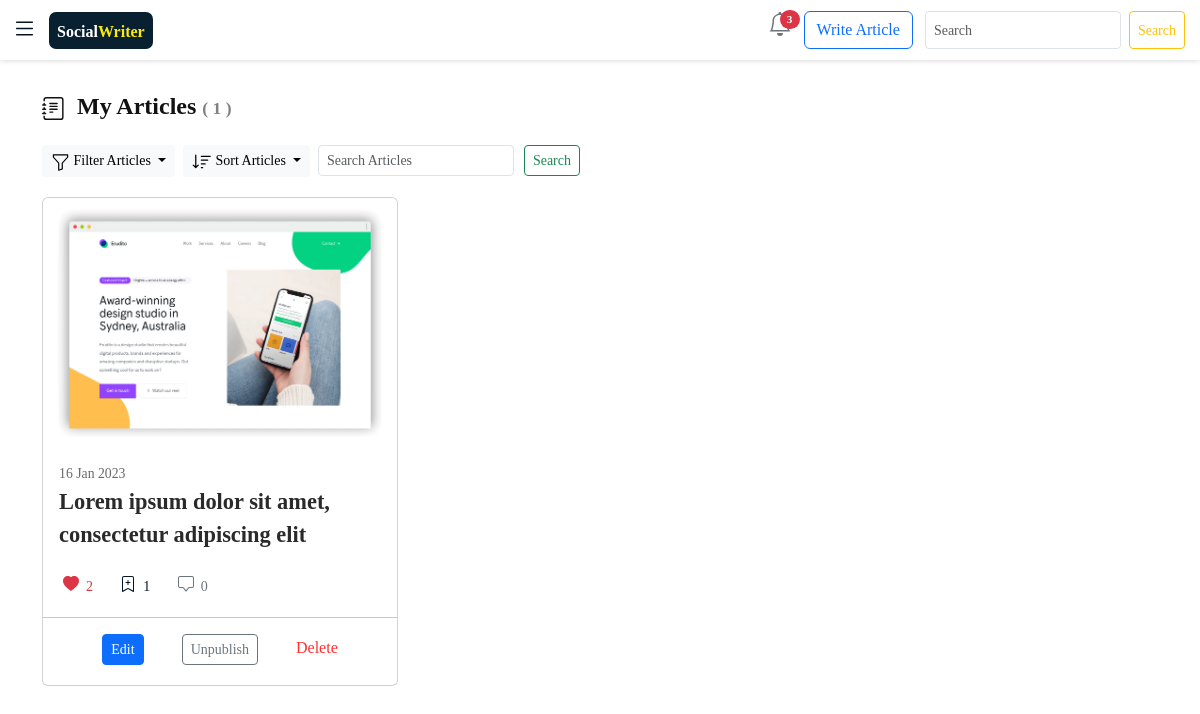
/user_entries/ (signed in), run on an earlier commit of the app's database.
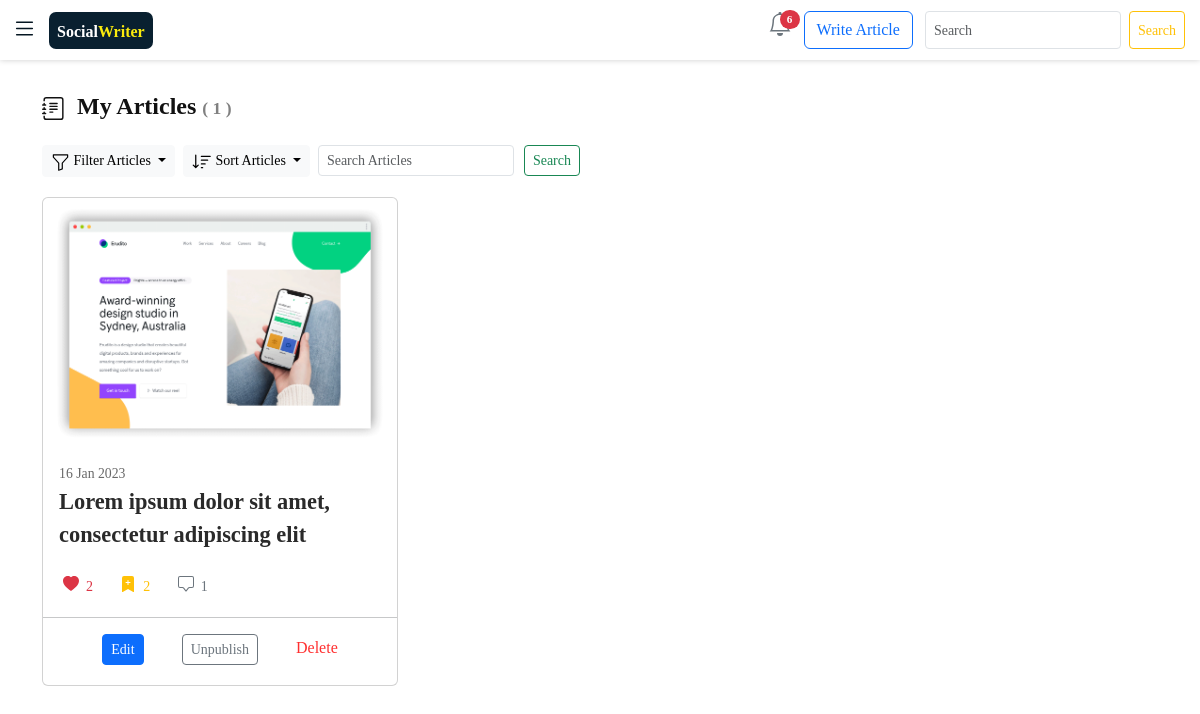
And on a later commit of the database.
### blogyapp/models.py (models this page shows, shortened)
class Entry(models.Model):
    profile = models.ForeignKey(Profile, on_delete=models.CASCADE , blank=True , null=True) # Entry attached to a specific profile
    thumbnail = models.ImageField(upload_to="blogyapp/images/articles_img", blank=True , null=True)
    uploaded = models.BooleanField(default=False)
    entry_title = models.TextField()
    introduction = models.TextField()
    text = HTMLField()
    date_added = models.DateTimeField(auto_now_add=True)
    popularity = models.IntegerField(default=0)
    likes = models.IntegerField(default=0)  # number of likes for each Article
    bookmarks = models.IntegerField(default=0)  # number of bookmarks for each Article ...
    class Meta:
        verbose_name_plural = 'entries'

### blogyapp/views.py (the view)
# urls.py: path('user_entries/', views.user_entries, name='user_entries'),
def user_entries(request):
    my_profile =Profile.objects.get(name =request.user)
    entries = Entry.objects.filter(profile = my_profile ).order_by("-date_added")
    form = request.POST
    search_text = request.POST.get('searchtext')
    if "all" in form :
        entries = Entry.objects.filter(profile = my_profile)
    if "published" in form :
        entries = Entry.objects.filter(profile = my_profile , uploaded = True )
    if "unpublished" in form :
        entries = Entry.objects.filter(profile = my_profile, uploaded = False )
    if "nameup" in form :
        entries = Entry.objects.filter(profile = my_profile).order_by("-entry_title")
    if "namedown" in form :
        entries = Entry.objects.filter(profile = my_profile).order_by("entry_title")
    if "dateup" in form :
        entries = Entry.objects.filter(profile = my_profile ).order_by("-date_added")
    if "datedown" in form :
        entries = Entry.objects.filter(profile = my_profile).order_by("date_added")
    if "searchtext" in form :
        entries = Entry.objects.filter(entry_title__contains = search_text ).order_by("-date_added")
    context = {  "entries":entries , }
    return render(request,"blogyapp/articles.html" , context)

### blogyapp/templatetags/read-time.py (called while the page is built)
def read(html):
    return readtime.of_html(html)

### blogyapp/templates/blogyapp/articles.html (shortened to what the changed rows need)
{% extends 'blogyapp/base.html' %}
{% load bootstrap5 %}
{% load read-time %}
{% block content %}
<head>
</head>
    <div class="container-fluid" style="width: 95%;">
  <br>
      <div class="row">
        {% for entry in entries %}
        <div class="col-md-4">
          <div class="card  ">
            <div  >
              <img style="width: 100%; height: 250px;" class="card-img-top" src="{{entry.thumbnail.url}}" alt="" >
            </div>
          <div class="card-body" style="height: 100px;overflow: hidden;">
            <div style="font-size:0.86rem;color: #696969;"> {{entry.date_added|date:"d M Y"}}</div>
            <a style="font-size: 1.4rem;color: rgb(42, 42, 42);font-weight: 600;" href="{% url 'blogyapp:read' entry.id %}">
              {{ entry.entry_title}}
            </a>
          </div>
     <br>
          <div class="d-flex container-fluid" >
            <div class="like" style="margin-right:0.3cm">
                <form class="d-flex " action="{% url 'blogyapp:like_unlike' entry.id %}" method='post'>
                    {% if entry in entry.profile.liked_articles.all %}
                    <button  class="btn btn-outline-danger btn-sm position-relative" name="submit" style="border: none;" >
                      <div class="d-flex">
                        <svg xmlns="http://www.w3.org/2000/svg" width="16" height="16" fill="currentColor" class="bi bi-heart-fill" viewBox="0 0 16 16">
                            <path fill-rule="evenodd" d="M8 1.314C12.438-3.248 23.534 4.735 8 15-7.534 4.736 3.562-3.248 8 1.314z"/>
                          </svg>
                          <span style="font-weight: 500;">
                           &nbsp;&nbsp;{{entry.likes}}
                          </span>
                        </div>
                    </button>
                    {% endif %}
                </form>
            </div>
            <div class="bookmark"  style="margin-right:0.3cm">
              <form action="{% url 'blogyapp:bookmark' entry.id %}" method='post'>
                  {% if entry in entry.profile.bookmarked_articles.all %}
                  <button class="btn btn-outline-warning btn-sm position-relative" name="submit" style="border: none;">
                    <div class="d-flex">
                      <span style="font-weight: 500;">
                      &nbsp;&nbsp;{{entry.bookmarks}}
                      </span>
                    </div>
                </button>
                  {% else %}
                  <button style= "color: #051622;border: none;" class="btn btn-outline-secondary btn-sm position-relative" name="submit">
                    <div class="d-flex">
                      <span  style="font-weight: 500;">
                        &nbsp;&nbsp;{{entry.bookmarks}}
                      </span>
                    </div>
                </button>
                  {% endif %}
              </form>
            </div>
            <div  id="comments" style="margin-right:0cm">
              <a href="{% url 'blogyapp:read' entry.id %}#comments" class="btn btn-outline-secondary btn-sm position-relative" name="submit" style="border: none;">
                <div class="d-flex">
                  <span style="font-weight: 500;">
                   &nbsp;&nbsp;{{entry.entry.count}}
                  </span>
                </div>
                </a>
            </div>
            <div style="width: 100% !important;" class="container-fluid d-flex justify-content-end" >
            </div>
        </div>
            <hr>
            <center>
            <div style="display:flexbox;margin-bottom: 20px ;" >
              <a style="text-decoration: none; " class="btn btn-primary btn-sm"  href="{% url 'blogyapp:edit_entry' entry.id %}"> Edit</a>
            {% if entry.uploaded is True %}
              <a class="btn btn-outline-secondary btn-sm" style="text-decoration: none;margin-left: 0.9cm;margin-right:0.9cm" href="{% url 'blogyapp:publish_or_unpublish' entry.id %}"> Unpublish</a>
             {% else %}
              <a class="btn btn-outline-primary btn-sm" style="text-decoration: none;margin-left: 0.9cm;margin-right:0.9cm" href="{% url 'blogyapp:publish_or_unpublish' entry.id %}"> Publish</a>
            {% endif %}
            <a data-bs-toggle="modal" data-bs-target="#exampleModal" style="text-decoration: none; color:rgb(255, 47, 47)" href="#" > Delete </a>
            </div>
          </center>
          </div>
          <br>
          </div>
        {% endfor %}
      </div>
    </div>
{% endblock content %}

What changed in the data, as far as the page shows it:
changed Entry "Lorem ipsum dolor sit amet, consectetur adipiscing elit": entry.count "0" → "1"; bookmarks "1" → "2"
Also different on the page:
{{ all_notifications.count }}: "3" → "6"
